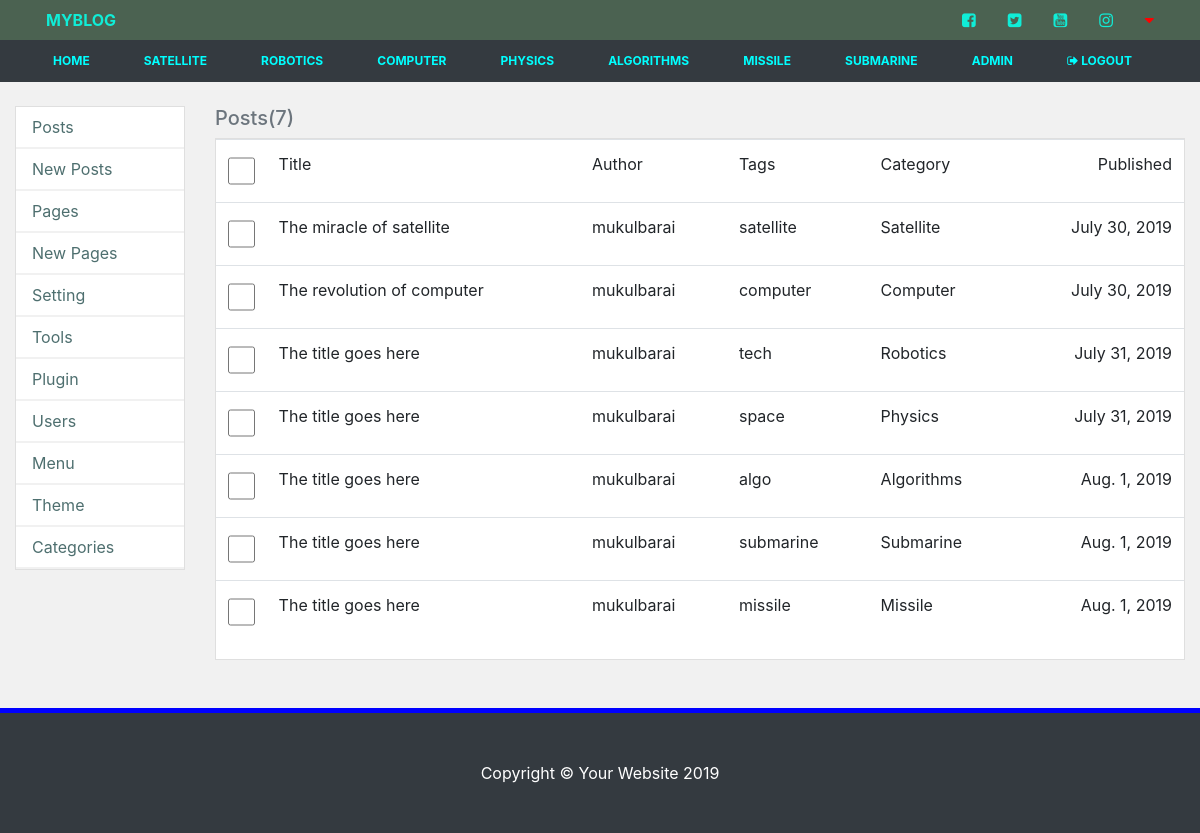
Before: /site/admin/ (signed in) with the older database file.
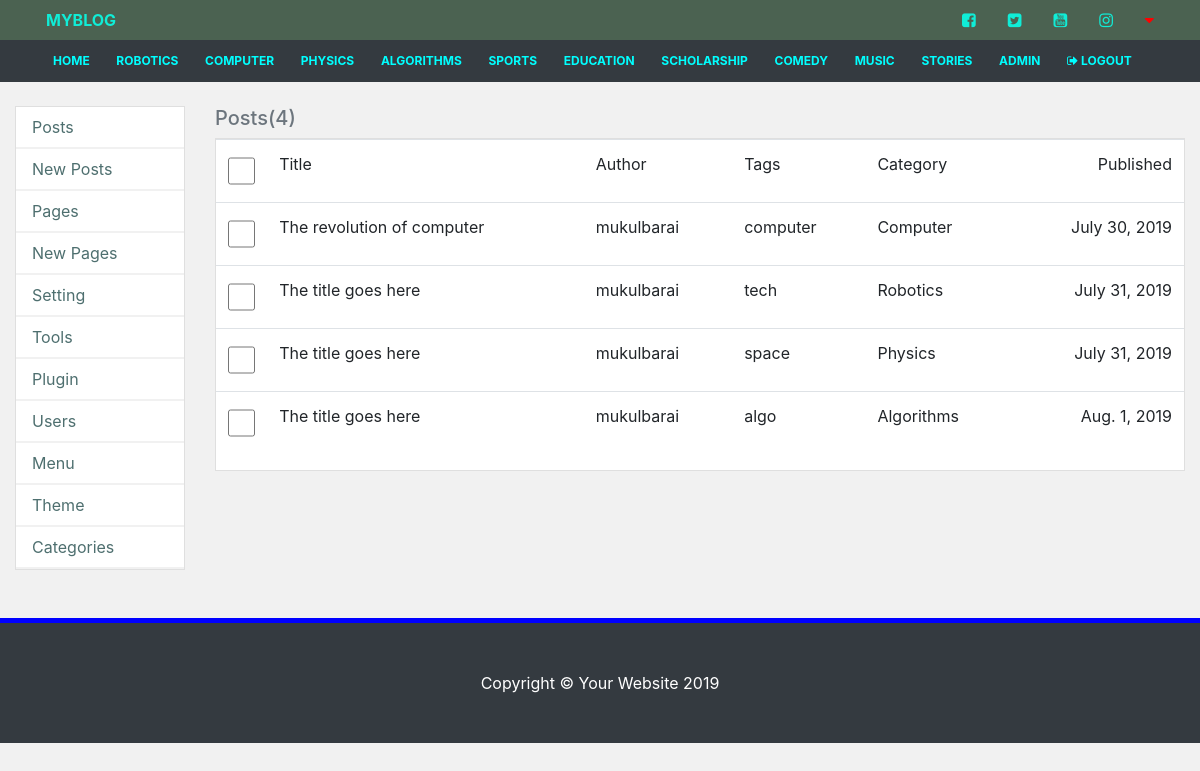
After: the same page with the newer database file.
### blog/models.py (models this page shows, shortened)
class Category(models.Model):
	name = models.CharField(max_length=100)
	def __str__(self): return self.name

class Post(models.Model):
	content = models.CharField(max_length=1000)
	title = models.CharField(max_length=100,
		default='The title goes here')
	author = models.ForeignKey(User,
		on_delete=models.CASCADE,related_name='post')
	image = models.CharField(max_length=1000)
	category = models.ForeignKey(Category,
		on_delete=models.CASCADE, related_name='category')
	published = models.DateField(default=date.today)
	tags = models.CharField(max_length=100, null=True)

### blog/views.py (the view)
# urls.py: path('site/admin/', views.siteAdmin, name='siteadmin'),
def siteAdmin(request):
	if not request.user.is_authenticated:
		return redirect('/admin?next=/site/admin')
	posts = Post.objects.all()
	categories = Category.objects.all()
	context = {
		'posts': posts,
		'categories': categories,
	}
	return render(request, 'admin/posts.html', context)

### blog/templates/admin/posts.html
{% extends 'admin/home.html' %}
{% block content %}
    <div class="clearfix">
      <h5 class="text-secondary" href="{% url 'posts' %}">Posts({{posts|length}})</h5>
    </div>
    <div class="card mb-4">
        <table class="table">
          <tr class="mb-1">
            <td><input type="checkbox" name=""></td>
            <td>Title</td>
            <td>Author</td>
            <td>Tags</td>
            <td>Category</td>
            <td class="text-right">Published</td>
          </tr>
          {% for post in posts %}
          <tr class="mb-1">
            <td><input type="checkbox" name=""></td>
            <td>{{post.title}}</td>
            <td>{{post.author}}</td>
            <td>{{post.tags}}</td>
            <td>{{post.category}}</td>
            <td class="text-right">{{post.published}}</td>
          </tr>
          {% endfor %}
        </table>
    </div>
{% endblock %}

### blog/templates/admin/home.html
{% extends 'layouts/main.html' %}
{% block main %}
  <div class="container-fluid main">
    <div class="row">
      <div class="col-md-2 my-4">
          <div class="card bg-white mb-4">
             <ul class="nav flex-column nav-left">
              <li class="nav-item">
                <a class="nav-link" href="{% url 'posts' %}">Posts</a>
              </li>
              <li class="nav-item">
                <a class="nav-link" href="{% url 'newpost' %}">New Posts</a>
              </li>
              <li class="nav-item">
                <a class="nav-link" href="#">Pages</a>
              </li>
              <li class="nav-item">
                <a class="nav-link" href="#">New Pages</a>
              </li>
              <li class="nav-item">
                <a class="nav-link" href="#">Setting</a>
              </li>
              <li class="nav-item">
                <a class="nav-link" href="#">Tools</a>
              </li>
              <li class="nav-item">
                <a class="nav-link" href="#">Plugin</a>
              </li>
              <li class="nav-item">
                <a class="nav-link" href="#">Users</a>
              </li>
              <li class="nav-item">
                <a class="nav-link" href="#">Menu</a>
              </li>
              <li class="nav-item">
                <a class="nav-link" href="#">Theme</a>
              </li>
              <li class="nav-item">
                <a class="nav-link" href="#">Categories</a>
              </li>
            </ul>
          </div>
      </div>
      <div class="col-md-10 my-4">
        {% block content %}
        {% endblock %}
      </div>
    </div>
  </div>
{% endblock %}

### blog/templates/layouts/main.html
{% load static %}
<!DOCTYPE html>
<html lang="en">
  <head>
    {% include 'layouts/head.html' %}
  </head>
  <body>
    <header>
      {% include 'layouts/header.html' %}
    </header>
    {% block main %}
    {% endblock %}
    {% include 'layouts/footer.html' %}
  </body>
</html>

### blog/templates/layouts/head.html (shortened to what this page needs)
{% load static %}
<link href="{% static 'css/bootstrap.min.css' %}" rel="stylesheet">
<link href="{% static 'css/style.css' %}" rel="stylesheet">
<link rel="stylesheet" type="text/css" href="https://stackpath.bootstrapcdn.com/font-awesome/4.7.0/css/font-awesome.min.css">

### blog/templates/layouts/header.html (shortened to what this page needs)
<nav class="navbar-top mb-0">
  <ul class="d-flex justify-content-between container px-0 mb-0">
    <li class="nav-item list-unstyled">
      <a class="nav-link" href="{% url 'index' %}">MYBLOG</a>
    </li>
    <li class="list-unstyled">
      <ul class="d-flex">
        <li class="nav-item list-unstyled">
          <a href="" class="nav-link"><i class="fa fa-facebook-square"></i></a>
        </li>
        <li class="nav-item list-unstyled">
          <a href="" class="nav-link"><i class="fa fa-twitter-square"></i></a>
        </li>
        <li class="nav-item list-unstyled">
          <a href="" class="nav-link"><i class="fa fa-youtube-square"></i></a>
        </li>
        <li class="nav-item list-unstyled">
          <a href="" class="nav-link"><i class="fa fa-instagram"></i></a>
        </li>
        <li class="nav-item list-unstyled">
          <a class="nav-link toggler" href="#" data-target="#navbardrop" data-toggle="collapse">
            <i class="fa fa-caret-down"></i>
          </a>
        </li>
      </ul>
    </li>
  </ul>
</nav>
<nav class="navbar py-0 navbar-bottom navbar-expand-md bg-dark navbar-dark">
  <div class="container">
    <div class="collapse py-1 navbar-collapse" id="navbardrop">
      <ul class="navbar-nav flex-wrap flex-row justify-content-between container-fluid">
        <li class="nav-item">
          <a class="nav-link text-center" href="{% url 'index' %}">HOME</a>
        </li>
        {% for category in categories %}
          <li class="nav-item">
            <a class="nav-link text-uppercase text-center" href="{% url 'category' category=category %}">{{category.name}}</a>
          </li>
        {% endfor %}
        {% if user.is_authenticated %}
          <li class="nav-item">
            <a class="nav-link text-center" href="{% url 'siteadmin' %}">ADMIN</a>
          </li>
          <li class="nav-item">
            <a class="nav-link text-center" href="{% url 'logout' %}?next={% url 'index' %}"><i class="fa fa-sign-out"></i> LOGOUT</a>
          </li>
        {% endif %}
      </ul>
    </div>
  </div>
</nav>

### blog/templates/layouts/footer.html (shortened to what this page needs)
{% load static %}
<footer class="py-5 bg-dark" style="position: static; bottom: 0">
  <div class="container">
    <p class="m-0 text-center text-white">Copyright &copy; Your Website 2019</p>
  </div>
</footer>

### blog/static/css/style.css (style rules this page uses)
body { background: #f1f1f1; }
* { border-radius: 0!important; }
.navbar-bottom .nav-link { color: aqua!important; font-weight: bold!important; font-size: 12px; }
.navbar-top { background: rgba(21, 51, 28, 0.75); }
.navbar-top .nav-link { color: rgba(12, 247, 225, 0.93)!important; font-weight: bold!important; font-size: 16px; }
.nav-item .toggler { color: red!important; }
footer { border-top: 5px solid blue; }
.nav-left li { border-bottom: 2px solid #f1f1f1; }
.nav-left li a { color: #4e6f6f!important; transition: all 0.5s; }

Changed rows visible on the page:
removed Category: name "SATELLITE"
removed Category: name "MISSILE"
removed Category: name "SUBMARINE"
removed Post: title "The miracle of satellite", author "mukulbarai", tags "satellite", category "Satellite", published "July 30, 2019"
removed Post: title "The title goes here", author "mukulbarai", tags "submarine", category "Submarine", published "Aug. 1, 2019"
removed Post: title "The title goes here", author "mukulbarai", tags "missile", category "Missile", published "Aug. 1, 2019"
added Category: name "SPORTS"
added Category: name "EDUCATION"
added Category: name "SCHOLARSHIP"
added Category: name "COMEDY"
added Category: name "MUSIC"
added Category: name "STORIES"
Other visible differences:
{{ posts|length }}: "7" → "4"
